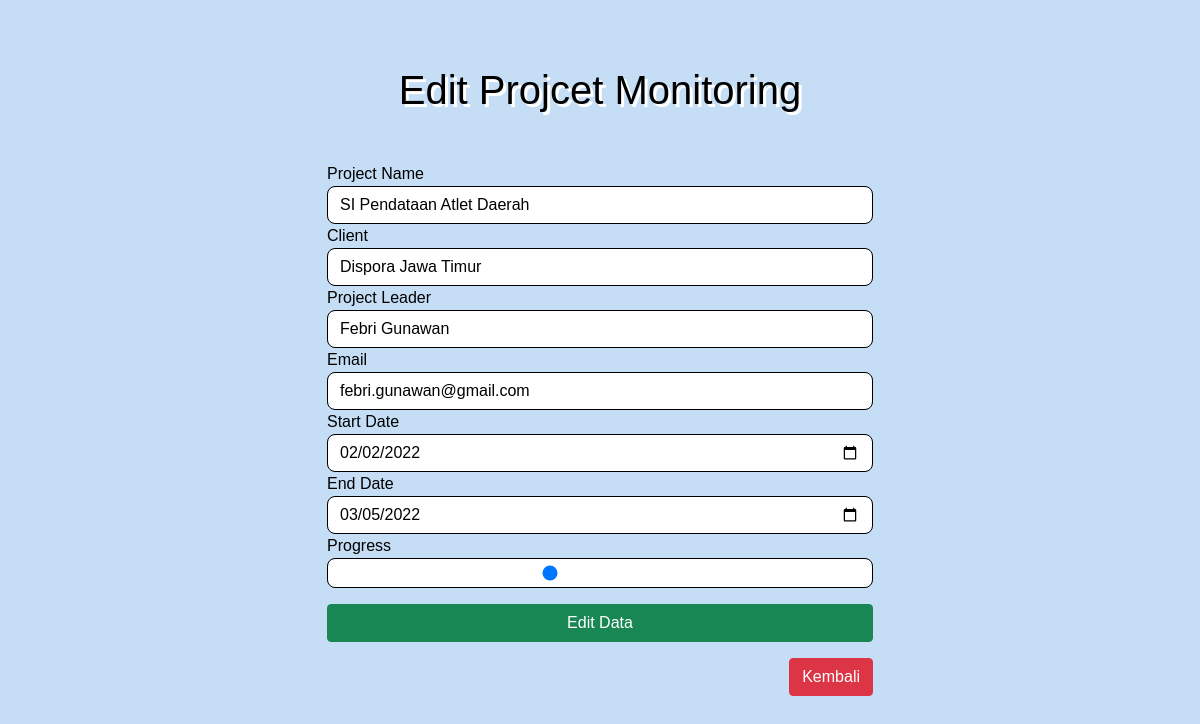
The page /edit.php?id=3 on the database its author committed.
### tables this page shows
CREATE TABLE `project` (
  `id` int(11) NOT NULL,
  `pname` varchar(100) NOT NULL,
  `client` varchar(100) NOT NULL,
  `pleader` varchar(100) NOT NULL,
  `email` varchar(100) NOT NULL,
  `sdate` date NOT NULL,
  `edate` date NOT NULL,
  `progress` varchar(100) NOT NULL
);

### function.php (called while the page is built, shortened)
<?php
$conn = mysqli_connect("localhost", "root", "", "project_monitoring");
function query($query)
{
    global $conn;
    $result = mysqli_query($conn, $query);
    $rows = [];
    while ($row = mysqli_fetch_assoc($result)) {
        $rows[] = $row;
    }
    return $rows;
}

### edit.php (the view, shortened to what this page needs)
<?php
require 'function.php';
$id = $_GET["id"];
$dktr = query("SELECT * FROM project WHERE id = $id")[0];
?>
<!DOCTYPE html>
<html lang="en">
<head>
    <link href="https://cdn.jsdelivr.net/npm/bootstrap@5.0.2/dist/css/bootstrap.min.css" rel="stylesheet" />
    <link rel="stylesheet" href="css/style.css?<?= time() ?>" />
</head>
<body>
    <section id="edit-tambah">
        <div class="container">
            <div class="row justify-content-around">
                <div class="col-lg-6 col-md-8 col-sm-10">
                    <h1 class="mt-3 text-center mb-5">Edit Projcet Monitoring</h1>
                    <form action="" method="post">
                        <label for="pname">Project Name </label>
                        <input type="text" class="form-control" name="pname" id="pname" value="<?= $dktr["pname"]; ?>" required>
                        <label for="client">Client </label>
                        <input type="text" class="form-control" name="client" id="client" value="<?= $dktr["client"]; ?>" required>
                        <label for="pleader">Project Leader </label>
                        <input type="text" class="form-control" name="pleader" id="pleader" value="<?= $dktr["pleader"]; ?>" required>
                        <label for="email">Email </label>
                        <input type="email" class="form-control" name="email" id="email" value="<?= $dktr["email"]; ?>" required>
                        <label for="sdate">Start Date </label>
                        <input type="date" class="form-control" name="sdate" id="sdate" value="<?= $dktr["sdate"]; ?>" required>
                        <label for="edate">End Date </label>
                        <input type="date" class="form-control" name="edate" id="edate" value="<?= $dktr["edate"]; ?>" required>
                        <label for="progress">Progress </label>
                        <input type="range" class="form-control" name="progress" id="progress" value="<?= $dktr["progress"]; ?>" required>
                        <button type="submit" name="submit" class="btn btn-success mt-3 w-100">Edit Data</button>
                    </form>
                    <a href="project.php"><button class="btn btn-danger mt-3 float-end ">Kembali</button></a>
                </div>
            </div>
        </div>
    </section>
</body>
</html>

### css/style.css (style rules this page uses)
* { font-family: 'Poppins', sans-serif; }
a { text-decoration: none; }
#edit-tambah { background-color: #c6def5; height: 100vh; height: 100%; padding: 50px 0px; }
#edit-tambah h1 { color: #000000; text-shadow: 3px 3px hsl(0, 0%, 100%); }
#edit-tambah h3, label { color: black; }
#edit-tambah .form-control { width: 100%; border: 1px solid #000000; box-sizing: border-box; border-radius: 8px; color: black; }
#edit-tambah .btn { text-decoration: none; color: white; }

### rows shown on the page
project: pname "SI Pendataan Atlet Daerah", client "Dispora Jawa Timur", pleader "Febri Gunawan", email "febri.gunawan@gmail.com", sdate "02/02/2022", edate "03/05/2022", progress "40"
